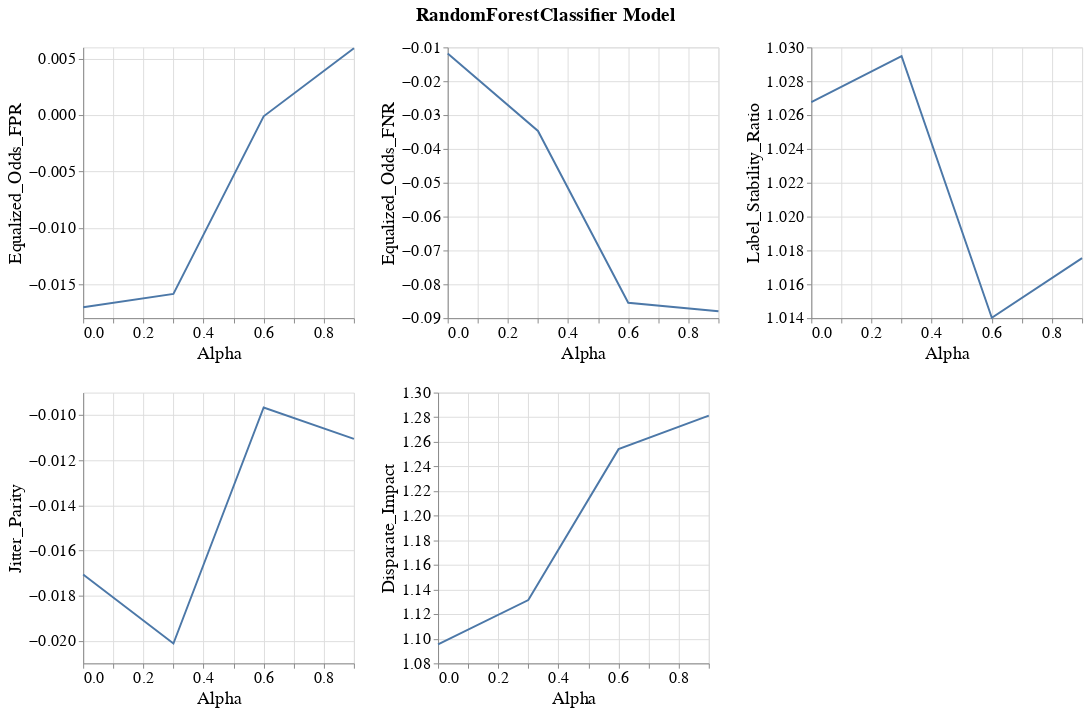

The code cell stored with this chart in its notebook:
### Markdown cell above
### Line band plots for group metrics

### Code cell
visualizer.create_group_metrics_line_band_plot(group='RAC1P',
                                               model_name=MODEL_NAMES[0],
                                               group_metrics=['Equalized_Odds_FPR', 'Equalized_Odds_FNR', 'Label_Stability_Ratio',
                                                              'Jitter_Parity', 'Disparate_Impact'])

### Figure 1 — Vega-Lite specification as saved in the notebook (floating-point values rounded to 4 significant figures)
{"config": {"view": {"continuousWidth": 400, "continuousHeight": 300}, "axis": {"labelFontSize": 17, "labelFontWeight": "normal", "titleFontSize": 19, "titleFontWeight": "normal"}, "legend": {"labelFontSize": 17, "symbolStrokeWidth": 10, "titleFontSize": 19}, "title": {"fontSize": 17}}, "vconcat": [{"hconcat": [{"layer": [{"mark": {"type": "errorband", "extent": "ci"}, "encoding": {"x": {"field": "Intervention_Param", "title": "Alpha", "type": "quantitative"}, "y": {"field": "Metric_Value", "scale": {"zero": false}, "title": "Equalized_Odds_FPR", "type": "quantitative"}}}, {"mark": "line", "encoding": {"x": {"field": "Intervention_Param", "title": "Alpha", "type": "quantitative"}, "y": {"aggregate": "mean", "field": "Metric_Value", "scale": {"zero": false}, "title": "Equalized_Odds_FPR", "type": "quantitative"}}}], "height": 280, "width": 280}, {"layer": [{"mark": {"type": "errorband", "extent": "ci"}, "encoding": {"x": {"field": "Intervention_Param", "title": "Alpha", "type": "quantitative"}, "y": {"field": "Metric_Value", "scale": {"zero": false}, "title": "Equalized_Odds_FNR", "type": "quantitative"}}}, {"mark": "line", "encoding": {"x": {"field": "Intervention_Param", "title": "Alpha", "type": "quantitative"}, "y": {"aggregate": "mean", "field": "Metric_Value", "scale": {"zero": false}, "title": "Equalized_Odds_FNR", "type": "quantitative"}}}], "data": {"name": "data-fd07e8b7e7a31b3555a28bf452e8741f"}, "height": 280, "width": 280}, {"layer": [{"mark": {"type": "errorband", "extent": "ci"}, "encoding": {"x": {"field": "Intervention_Param", "title": "Alpha", "type": "quantitative"}, "y": {"field": "Metric_Value", "scale": {"zero": false}, "title": "Label_Stability_Ratio", "type": "quantitative"}}}, {"mark": "line", "encoding": {"x": {"field": "Intervention_Param", "title": "Alpha", "type": "quantitative"}, "y": {"aggregate": "mean", "field": "Metric_Value", "scale": {"zero": false}, "title": "Label_Stability_Ratio", "type": "quantitative"}}}], "data": {"name": "data-2d38a426027b789e23dec0c338b7c5c2"}, "height": 280, "width": 280}]}, {"hconcat": [{"layer": [{"mark": {"type": "errorband", "extent": "ci"}, "encoding": {"x": {"field": "Intervention_Param", "title": "Alpha", "type": "quantitative"}, "y": {"field": "Metric_Value", "scale": {"zero": false}, "title": "Jitter_Parity", "type": "quantitative"}}}, {"mark": "line", "encoding": {"x": {"field": "Intervention_Param", "title": "Alpha", "type": "quantitative"}, "y": {"aggregate": "mean", "field": "Metric_Value", "scale": {"zero": false}, "title": "Jitter_Parity", "type": "quantitative"}}}], "height": 280, "width": 280}, {"layer": [{"mark": {"type": "errorband", "extent": "ci"}, "encoding": {"x": {"field": "Intervention_Param", "title": "Alpha", "type": "quantitative"}, "y": {"field": "Metric_Value", "scale": {"zero": false}, "title": "Disparate_Impact", "type": "quantitative"}}}, {"mark": "line", "encoding": {"x": {"field": "Intervention_Param", "title": "Alpha", "type": "quantitative"}, "y": {"aggregate": "mean", "field": "Metric_Value", "scale": {"zero": false}, "title": "Disparate_Impact", "type": "quantitative"}}}], "data": {"name": "data-af24cfad8f64b9f55fef68c220e72b33"}, "height": 280, "width": 280}], "data": {"name": "data-7885261b1a542f2b5fac9dfa568d7863"}}], "data": {"name": "data-f09d180539cb473aaa5260c95a9d91b3"}, "title": {"text": "RandomForestClassifier Model", "anchor": "middle", "dy": -10, "fontSize": 20}, "$schema": "https://vega.github.io/schema/vega-lite/v4.17.0.json", "datasets": {"data-f09d180539cb473aaa5260c95a9d91b3": [{"Metric": "Equalized_Odds_FPR", "Model_Name": "RandomForestClassifier", "Experiment_Iteration": "Exp_iter_1", "Intervention_Param": 0.0, "Group": "RAC1P", "Metric_Value": -0.01704}, {"Metric": "Equalized_Odds_FPR", "Model_Name": "RandomForestClassifier", "Experiment_Iteration": "Exp_iter_1", "Intervention_Param": 0.3, "Group": "RAC1P", "Metric_Value": -0.01585}, {"Metric": "Equalized_Odds_FPR", "Model_Name": "RandomForestClassifier", "Experiment_Iteration": "Exp_iter_1", "Intervention_Param": 0.6, "Group": "RAC1P", "Metric_Value": -0.0001088}, {"Metric": "Equalized_Odds_FPR", "Model_Name": "RandomForestClassifier", "Experiment_Iteration": "Exp_iter_1", "Intervention_Param": 0.9, "Group": "RAC1P", "Metric_Value": 0.005929}], "data-fd07e8b7e7a31b3555a28bf452e8741f": [{"Metric": "Equalized_Odds_FNR", "Model_Name": "RandomForestClassifier", "Experiment_Iteration": "Exp_iter_1", "Intervention_Param": 0.0, "Group": "RAC1P", "Metric_Value": -0.01182}, {"Metric": "Equalized_Odds_FNR", "Model_Name": "RandomForestClassifier", "Experiment_Iteration": "Exp_iter_1", "Intervention_Param": 0.3, "Group": "RAC1P", "Metric_Value": -0.0347}, {"Metric": "Equalized_Odds_FNR", "Model_Name": "RandomForestClassifier", "Experiment_Iteration": "Exp_iter_1", "Intervention_Param": 0.6, "Group": "RAC1P", "Metric_Value": -0.08546}, {"Metric": "Equalized_Odds_FNR", "Model_Name": "RandomForestClassifier", "Experiment_Iteration": "Exp_iter_1", "Intervention_Param": 0.9, "Group": "RAC1P", "Metric_Value": -0.08798}], "data-2d38a426027b789e23dec0c338b7c5c2": [{"Metric": "Label_Stability_Ratio", "Model_Name": "RandomForestClassifier", "Experiment_Iteration": "Exp_iter_1", "Intervention_Param": 0.0, "Group": "RAC1P", "Metric_Value": 1.027}, {"Metric": "Label_Stability_Ratio", "Model_Name": "RandomForestClassifier", "Experiment_Iteration": "Exp_iter_1", "Intervention_Param": 0.3, "Group": "RAC1P", "Metric_Value": 1.029}, {"Metric": "Label_Stability_Ratio", "Model_Name": "RandomForestClassifier", "Experiment_Iteration": "Exp_iter_1", "Intervention_Param": 0.6, "Group": "RAC1P", "Metric_Value": 1.014}, {"Metric": "Label_Stability_Ratio", "Model_Name": "RandomForestClassifier", "Experiment_Iteration": "Exp_iter_1", "Intervention_Param": 0.9, "Group": "RAC1P", "Metric_Value": 1.018}], "data-7885261b1a542f2b5fac9dfa568d7863": [{"Metric": "Jitter_Parity", "Model_Name": "RandomForestClassifier", "Experiment_Iteration": "Exp_iter_1", "Intervention_Param": 0.0, "Group": "RAC1P", "Metric_Value": -0.01706}, {"Metric": "Jitter_Parity", "Model_Name": "RandomForestClassifier", "Experiment_Iteration": "Exp_iter_1", "Intervention_Param": 0.3, "Group": "RAC1P", "Metric_Value": -0.02012}, {"Metric": "Jitter_Parity", "Model_Name": "RandomForestClassifier", "Experiment_Iteration": "Exp_iter_1", "Intervention_Param": 0.6, "Group": "RAC1P", "Metric_Value": -0.00966}, {"Metric": "Jitter_Parity", "Model_Name": "RandomForestClassifier", "Experiment_Iteration": "Exp_iter_1", "Intervention_Param": 0.9, "Group": "RAC1P", "Metric_Value": -0.01105}], "data-af24cfad8f64b9f55fef68c220e72b33": [{"Metric": "Disparate_Impact", "Model_Name": "RandomForestClassifier", "Experiment_Iteration": "Exp_iter_1", "Intervention_Param": 0.0, "Group": "RAC1P", "Metric_Value": 1.095}, {"Metric": "Disparate_Impact", "Model_Name": "RandomForestClassifier", "Experiment_Iteration": "Exp_iter_1", "Intervention_Param": 0.3, "Group": "RAC1P", "Metric_Value": 1.131}, {"Metric": "Disparate_Impact", "Model_Name": "RandomForestClassifier", "Experiment_Iteration": "Exp_iter_1", "Intervention_Param": 0.6, "Group": "RAC1P", "Metric_Value": 1.254}, {"Metric": "Disparate_Impact", "Model_Name": "RandomForestClassifier", "Experiment_Iteration": "Exp_iter_1", "Intervention_Param": 0.9, "Group": "RAC1P", "Metric_Value": 1.281}]}}
